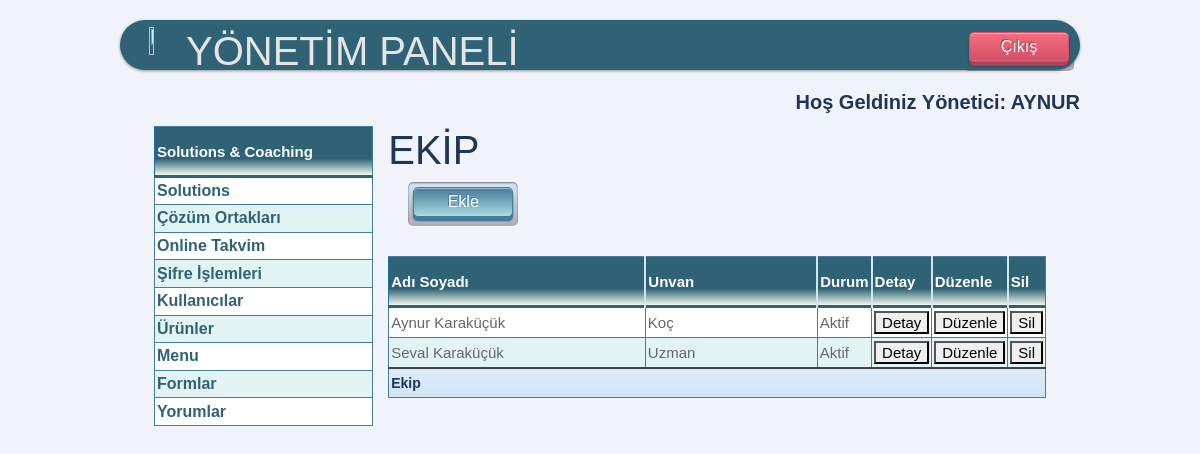
Page /yonetim/ekip/ (signed in) on the committed database.
### mysite/models.py (models this page shows)
class Ekip(models.Model):
    id = models.IntegerField(primary_key=True)
    adisoyadi = models.CharField(max_length=100, verbose_name='Adı Soyadı')
    unvan = models.CharField(max_length=100, verbose_name='Ünvan')
    icerik = RichTextField(verbose_name="Öz Geçmiş", null=True, blank=True)
    img = models.ImageField(blank=True, null=True, verbose_name='Resim')
    durum = models.BooleanField(blank=True, null=True, verbose_name='Aktif')
    dosya = models.FileField(blank=True, null=True, )
    sira = models.IntegerField(blank=True, verbose_name='Sıra')
    tel = models.CharField(max_length=100, verbose_name='Telefon')
    eposta = models.EmailField(verbose_name='e-posta')

### mysite/views.py (the view)
# urls.py: path('yonetim/ekip/', views.ekip_liste),
@login_required(login_url=settings.LOGIN_URL)
def ekip_liste(request):
    ekip = Ekip.objects.all()
    context = {'ekip': ekip}
    return render(request, 'yonetim/ekip/liste.html', context)

### mysite/templates/yonetim/Ekip/liste.html (shortened to what this page needs)
{% extends "yonetim/base.html" %}
{% block baslik %}EKİP{% endblock %}
{% block content %}
<div class="sol">
    {% if request.user.is_superuser %}
        <button type="button" onclick="btn_git()" class="push_button blue">Ekle</button>
    {% else %}
        <p></p>
    {% endif %}
</div>
<div>
</div>
<table class="blueTable" style="margin-top: 50px;">
    <thead>
    <tr>
        <th>Adı Soyadı</th>
        <th>Unvan</th>
        <th>Durum</th>
        <th>Detay</th>
        <th>Düzenle</th>
        <th>Sil</th>
    </tr>
    </thead>
    <tfoot>
    <td colspan="6" style="height:30px; color:#1D3557">Ekip</td>
    </tfoot>
    <tbody>
    <tr>
        {% for ekip in ekip %}
        <td>{{ekip.adisoyadi}}</td>
        <td>{{ekip.unvan}}</td>
        <td>{% if ekip.durum %}Aktif{% else %}Pasif{% endif %}</td>
        <td>
            <a href="/yonetim/ekip/detay/{{ ekip.id }}"><button>Detay</button></a>
        </td>
        <td>
            <a href="/yonetim/ekip/duzenle/{{ ekip.id }}"><button>Düzenle</button></a>
        </td>
         {% if request.user.is_superuser %}
        <td>
            <a href="/yonetim/ekip/sil/{{ ekip.id }}"><button>Sil</button></a>
        </td>
        {% else %}
        <td>
            <a href="/yonetim/ekip/sil/{{ ekip.id }}" ><button disabled="disabled">Sil</button></a>
        </td>
        {% endif %}
    </tr>
    {% endfor %}
    </tbody>
</table>
{% endblock %}

### mysite/templates/yonetim/base.html (shortened to what this page needs)
{% load static %}
<html xmlns="http://www.w3.org/1999/html" xmlns="http://www.w3.org/1999/html" >
<head>
    <link href="https://cdn.jsdelivr.net/npm/bootstrap@5.0.0-beta1/dist/css/bootstrap.min.css" rel="stylesheet">
    <link href="{% static 'style.css' %}" rel="stylesheet" type="text/css" />
</head>
<body>
<div id="banner1">
        <div class="sol">
            <img src="/static/img/logo5.png" style="text-align: center; width: 50%; height: 80%; image-rendering: pixelated; margin">
        </div>
        <h1 style="color:#e5e5e5;" class="sol">YÖNETİM PANELİ</h1>
        <div class="sag">
            <button type="button" onclick="btn_cik()" class="push_button red"   >Çıkış</button>
        </div>
</div>
<div class="sag" style="font-weight: bold; color: #1D3557; margin-top:20px;">
    {% if request.user.is_superuser %}
        <label style="font-size:20px;" >Hoş Geldiniz Yönetici:</label>
        <label style="text-transform: uppercase; font-size:20px;"> {{request.user.username}} </label>
    {% else %}
        <label style="font-size:20px;" >Hoş Geldiniz Kullanıcı:</label>
        <label style="text-transform: uppercase; font-size:20px;">{{request.user.username}} </label>
    {% endif %}
</div>
<div style="width: 95%;" class="container" >
    <table class="blueTable" cellpadding="10" style="height:300px;">
            <thead><th>Solutions & Coaching </th></thead>
            <tr><th style=""><a href="/yonetim/solutions/"> Solutions</a></th></tr>
            <tr><th><a href="/yonetim/ekip/">Çözüm Ortakları</a></th></tr>
            <tr><th><a href="/yonetim/onlinetakvim/">Online Takvim</a></th></tr>
            <tr><th><a href="/sifre/">Şifre İşlemleri</a></th></tr>
            <tr><th><a href = "/yonetim/kullanici">Kullanıcılar</a> </th></tr>
            <tr><th><a href = "/yonetim/urun">Ürünler</a> </th></tr>
            <tr><th><a href = "/yonetim/menu">Menu</a> </th></tr>
            <tr><th><a href = "/yonetim/form">Formlar</a> </th></tr>
            <tr><th><a href = "/yonetim/yorum">Yorumlar</a> </th></tr>
    </table>
    <div>
        <h1 style="color: #1D3557">{%block baslik%}{% endblock%}</h1>
        {% block content %}{% endblock %}
    </div>
</div>
</body>
</html>

### rows in the picture
Ekip: adisoyadi "Aynur Karaküçük", unvan "Koç", durum "Aktif"
Ekip: adisoyadi "Seval Karaküçük", unvan "Uzman", durum "Aktif"

### other values in the picture
{{ request.user.username }} "AYNUR"
